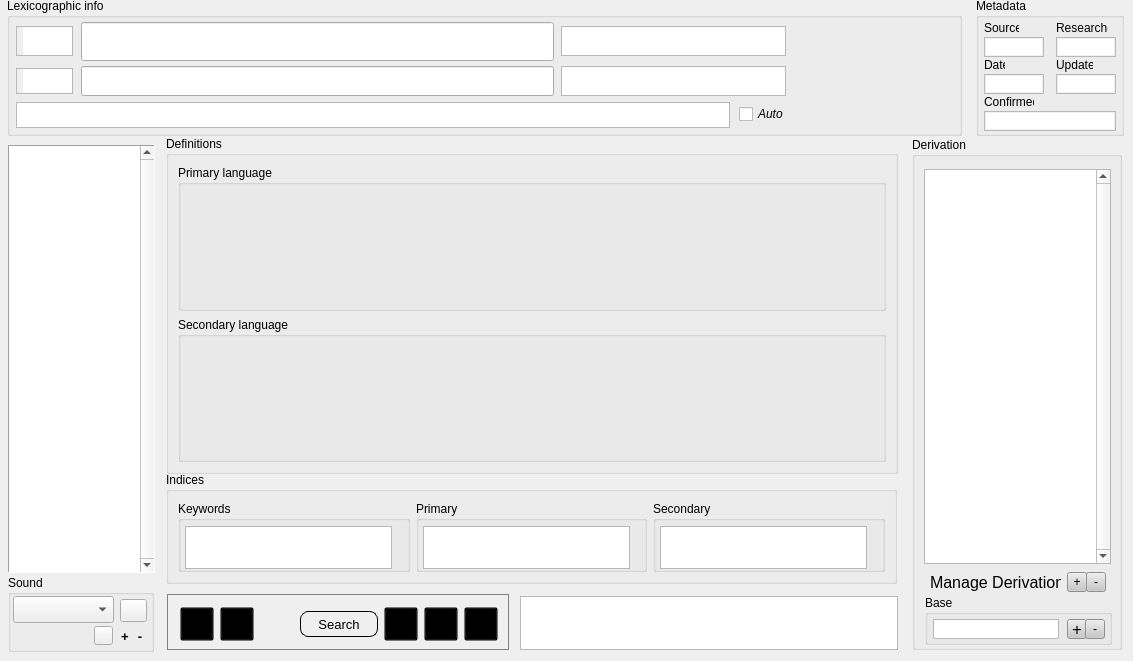
    <widget class="QWidget" name="lexicon">
     <attribute name="title">
      <string>Lexicon</string>
     </attribute>
     <widget class="QFrame" name="lControlBar">
      <property name="geometry">
       <rect>
        <x>167</x>
        <y>594</y>
        <width>342</width>
        <height>56</height>
       </rect>
      </property>
      <property name="sizePolicy">
       <sizepolicy hsizetype="Fixed" vsizetype="Fixed">
        <horstretch>0</horstretch>
        <verstretch>0</verstretch>
       </sizepolicy>
      </property>
      <property name="styleSheet">
       <string notr="true">QFrame {
  border: 1px solid gray;
  
	border-image: url(:/new/ControlPanel.png);
}

QPushButton {
     border: 1px solid black;
     border-radius: 8px;
     min-width: 76px;
	 min-height: 24px;
     max-width: 76px;
	 max-height: 24px;
}

QPushButton:pressed {
     border: 2px solid black;
     border-radius: 8px;
}

QToolButton {
    background: transparent;
     min-width: 32px;
	 min-height: 32px;
     max-width: 32px;
	 max-height: 32px;
}

QToolButton:pressed {
	border: 3px red;
}</string>
      </property>
      <property name="frameShape">
       <enum>QFrame::StyledPanel</enum>
      </property>
      <property name="frameShadow">
       <enum>QFrame::Sunken</enum>
      </property>
      <widget class="QToolButton" name="lBeginBtn">
       <property name="geometry">
        <rect>
         <x>13</x>
         <y>13</y>
         <width>32</width>
         <height>32</height>
        </rect>
       </property>
       <property name="font">
        <font>
         <pointsize>28</pointsize>
        </font>
       </property>
       <property name="toolTip">
        <string>go to first card of lexicon</string>
       </property>
       <property name="autoFillBackground">
        <bool>false</bool>
       </property>
       <property name="styleSheet">
        <string notr="true">QToolButton {
	border-image: url(:/new/BeginBtn2.png);
}</string>
       </property>
       <property name="text">
        <string/>
       </property>
      </widget>
      <widget class="QToolButton" name="lPrevBtn">
       <property name="geometry">
        <rect>
         <x>53</x>
         <y>13</y>
         <width>32</width>
         <height>32</height>
        </rect>
       </property>
       <property name="toolTip">
        <string>go to previous card of lexicon</string>
       </property>
       <property name="styleSheet">
        <string notr="true">QToolButton {
	border-image: url(:/new/PrevBtn.png);
}</string>
       </property>
       <property name="text">
        <string/>
       </property>
      </widget>
      <widget class="QToolButton" name="lRtnBtn">
       <property name="geometry">
        <rect>
         <x>93</x>
         <y>13</y>
         <width>32</width>
         <height>32</height>
        </rect>
       </property>
       <property name="toolTip">
        <string>go back</string>
       </property>
       <property name="styleSheet">
        <string notr="true">QToolButton {
	border-image: url(:/new/RtnBtn.png);
}</string>
       </property>
       <property name="text">
        <string/>
       </property>
       <property name="autoRaise">
        <bool>true</bool>
       </property>
      </widget>
      <widget class="QPushButton" name="lAdvancedSearch">
       <property name="geometry">
        <rect>
         <x>133</x>
         <y>17</y>
         <width>78</width>
         <height>26</height>
        </rect>
       </property>
       <property name="font">
        <font>
         <pointsize>10</pointsize>
         <weight>50</weight>
         <italic>false</italic>
         <bold>false</bold>
        </font>
       </property>
       <property name="toolTip">
        <string>advanced search</string>
       </property>
       <property name="styleSheet">
        <string notr="true">QPushButton {
	border-image: url(:/new/PushBtn.png);
}</string>
       </property>
       <property name="text">
        <string>Search</string>
       </property>
      </widget>
      <widget class="QToolButton" name="lNextBtn">
       <property name="geometry">
        <rect>
         <x>257</x>
         <y>13</y>
         <width>32</width>
         <height>32</height>
        </rect>
       </property>
       <property name="toolTip">
        <string>go to next card of lexicon</string>
       </property>
       <property name="styleSheet">
        <string notr="true">QToolButton {
	border-image: url(:/new/NextBtn.png);
}</string>
       </property>
       <property name="text">
        <string/>
       </property>
       <property name="popupMode">
        <enum>QToolButton::DelayedPopup</enum>
       </property>
       <property name="arrowType">
        <enum>Qt::NoArrow</enum>
       </property>
      </widget>
      <widget class="QToolButton" name="lEndBtn">
       <property name="geometry">
        <rect>
         <x>297</x>
         <y>13</y>
         <width>32</width>
         <height>32</height>
        </rect>
       </property>
       <property name="toolTip">
        <string>go to last cd of lexicon</string>
       </property>
       <property name="styleSheet">
        <string notr="true">QToolButton {
	border-image: url(:/new/EndBtn.png);
}</string>
       </property>
       <property name="text">
        <string/>
       </property>
      </widget>
      <widget class="QToolButton" name="lFwdBtn">
       <property name="geometry">
        <rect>
         <x>217</x>
         <y>13</y>
         <width>32</width>
         <height>32</height>
        </rect>
       </property>
       <property name="minimumSize">
        <size>
         <width>32</width>
         <height>32</height>
        </size>
       </property>
       <property name="maximumSize">
        <size>
         <width>32</width>
         <height>32</height>
        </size>
       </property>
       <property name="toolTip">
        <string>go forward</string>
       </property>
       <property name="styleSheet">
        <string notr="true">QToolButton {
	border-image: url(:/new/FwdBtn.png);
}

</string>
       </property>
       <property name="text">
        <string/>
       </property>
      </widget>
     </widget>
     <widget class="QListView" name="lLexNav">
      <property name="geometry">
       <rect>
        <x>8</x>
        <y>145</y>
        <width>147</width>
        <height>428</height>
       </rect>
      </property>
      <property name="toolTip">
       <string>find lexical entry</string>
      </property>
      <property name="frameShape">
       <enum>QFrame::Panel</enum>
      </property>
      <property name="verticalScrollBarPolicy">
       <enum>Qt::ScrollBarAlwaysOn</enum>
      </property>
      <property name="horizontalScrollBarPolicy">
       <enum>Qt::ScrollBarAlwaysOff</enum>
      </property>
      <property name="alternatingRowColors">
       <bool>true</bool>
      </property>
     </widget>
     <widget class="QGroupBox" name="lHeader">
      <property name="geometry">
       <rect>
        <x>7</x>
        <y>-2</y>
        <width>955</width>
        <height>138</height>
       </rect>
      </property>
      <property name="styleSheet">
       <string notr="true">QLineEdit {
    padding-left: 3px;
}</string>
      </property>
      <property name="title">
       <string>Lexicographic info</string>
      </property>
      <widget class="QLineEdit" name="lOrthography">
       <property name="geometry">
        <rect>
         <x>74</x>
         <y>24</y>
         <width>473</width>
         <height>39</height>
        </rect>
       </property>
       <property name="font">
        <font>
         <pointsize>18</pointsize>
        </font>
       </property>
       <property name="toolTip">
        <string>orthographic form</string>
       </property>
      </widget>
      <widget class="QLineEdit" name="lIPA">
       <property name="geometry">
        <rect>
         <x>74</x>
         <y>68</y>
         <width>473</width>
         <height>30</height>
        </rect>
       </property>
       <property name="font">
        <font>
         <pointsize>12</pointsize>
        </font>
       </property>
       <property name="toolTip">
        <string>phonemic form</string>
       </property>
      </widget>
      <widget class="QTextEdit" name="lPOS">
       <property name="geometry">
        <rect>
         <x>9</x>
         <y>28</y>
         <width>57</width>
         <height>30</height>
        </rect>
       </property>
       <property name="font">
        <font>
         <pointsize>12</pointsize>
        </font>
       </property>
       <property name="toolTip">
        <string>part of speech</string>
       </property>
       <property name="layoutDirection">
        <enum>Qt::LeftToRight</enum>
       </property>
       <property name="styleSheet">
        <string notr="true">padding-left: 6px;</string>
       </property>
      </widget>
      <widget class="QTextEdit" name="lLiteral">
       <property name="geometry">
        <rect>
         <x>9</x>
         <y>104</y>
         <width>714</width>
         <height>26</height>
        </rect>
       </property>
       <property name="font">
        <font>
         <pointsize>10</pointsize>
        </font>
       </property>
       <property name="toolTip">
        <string>literal gloss/morphological breakdown</string>
       </property>
      </widget>
      <widget class="QTextEdit" name="lDialect">
       <property name="geometry">
        <rect>
         <x>554</x>
         <y>28</y>
         <width>225</width>
         <height>30</height>
        </rect>
       </property>
       <property name="font">
        <font>
         <pointsize>11</pointsize>
        </font>
       </property>
       <property name="contextMenuPolicy">
        <enum>Qt::CustomContextMenu</enum>
       </property>
       <property name="toolTip">
        <string>dialectal information. 
Use the format: Cdn. (US. soda)

For expressions known for only one
dialect, simply give the dialect name
without an alternative. Separate
multiple entries with a semi-colon.</string>
       </property>
       <property name="readOnly">
        <bool>false</bool>
       </property>
      </widget>
      <widget class="QCheckBox" name="lAutoBtn">
       <property name="geometry">
        <rect>
         <x>732</x>
         <y>106</y>
         <width>48</width>
         <height>20</height>
        </rect>
       </property>
       <property name="font">
        <font>
         <pointsize>9</pointsize>
         <italic>true</italic>
        </font>
       </property>
       <property name="toolTip">
        <string>link orthographic and phonemic transcriptions</string>
       </property>
       <property name="autoFillBackground">
        <bool>false</bool>
       </property>
       <property name="text">
        <string>Auto</string>
       </property>
      </widget>
      <widget class="QTextEdit" name="lRegister">
       <property name="geometry">
        <rect>
         <x>9</x>
         <y>70</y>
         <width>57</width>
         <height>26</height>
        </rect>
       </property>
       <property name="font">
        <font>
         <pointsize>10</pointsize>
        </font>
       </property>
       <property name="toolTip">
        <string>register (e.g., archaic, vulgar, etc.)</string>
       </property>
       <property name="layoutDirection">
        <enum>Qt::LeftToRight</enum>
       </property>
       <property name="styleSheet">
        <string notr="true">padding-left: 6px;</string>
       </property>
      </widget>
      <widget class="QTextEdit" name="lBrrw">
       <property name="geometry">
        <rect>
         <x>554</x>
         <y>68</y>
         <width>225</width>
         <height>30</height>
        </rect>
       </property>
       <property name="font">
        <font>
         <pointsize>11</pointsize>
        </font>
       </property>
       <property name="contextMenuPolicy">
        <enum>Qt::CustomContextMenu</enum>
       </property>
       <property name="toolTip">
        <string>source of borrowed forms.
Use the format: Sp. “nena”</string>
       </property>
       <property name="readOnly">
        <bool>false</bool>
       </property>
      </widget>
     </widget>
     <widget class="QGroupBox" name="lMetadataBox">
      <property name="geometry">
       <rect>
        <x>976</x>
        <y>-2</y>
        <width>148</width>
        <height>138</height>
       </rect>
      </property>
      <property name="sizePolicy">
       <sizepolicy hsizetype="Fixed" vsizetype="Fixed">
        <horstretch>0</horstretch>
        <verstretch>0</verstretch>
       </sizepolicy>
      </property>
      <property name="styleSheet">
       <string notr="true">QPlainTextEdit {
    fontsize: 9;
    border-radius: 0pts;
    max-height: 16px;
    min-width: 45px;
    min-height: 16px;
    padding: 1px;
}</string>
      </property>
      <property name="title">
       <string>Metadata</string>
      </property>
      <widget class="QLabel" name="lLabelSource">
       <property name="geometry">
        <rect>
         <x>8</x>
         <y>22</y>
         <width>35</width>
         <height>16</height>
        </rect>
       </property>
       <property name="font">
        <font>
         <pointsize>9</pointsize>
        </font>
       </property>
       <property name="text">
        <string>Source</string>
       </property>
      </widget>
      <widget class="QLabel" name="lLabelDate">
       <property name="geometry">
        <rect>
         <x>8</x>
         <y>59</y>
         <width>21</width>
         <height>16</height>
        </rect>
       </property>
       <property name="font">
        <font>
         <pointsize>9</pointsize>
        </font>
       </property>
       <property name="text">
        <string>Date</string>
       </property>
      </widget>
      <widget class="QLabel" name="lLabelResearcher">
       <property name="geometry">
        <rect>
         <x>80</x>
         <y>22</y>
         <width>52</width>
         <height>16</height>
        </rect>
       </property>
       <property name="font">
        <font>
         <pointsize>9</pointsize>
        </font>
       </property>
       <property name="text">
        <string>Researcher</string>
       </property>
      </widget>
      <widget class="QLabel" name="lLabelConfirmed">
       <property name="geometry">
        <rect>
         <x>8</x>
         <y>96</y>
         <width>50</width>
         <height>16</height>
        </rect>
       </property>
       <property name="font">
        <font>
         <pointsize>9</pointsize>
        </font>
       </property>
       <property name="text">
        <string>Confirmed</string>
       </property>
      </widget>
      <widget class="QLabel" name="lLabelUpdated">
       <property name="geometry">
        <rect>
         <x>80</x>
         <y>59</y>
         <width>37</width>
         <height>16</height>
        </rect>
       </property>
       <property name="font">
        <font>
         <pointsize>9</pointsize>
        </font>
       </property>
       <property name="text">
        <string>Updated</string>
       </property>
      </widget>
      <widget class="QPlainTextEdit" name="lSource">
       <property name="geometry">
        <rect>
         <x>8</x>
         <y>39</y>
         <width>60</width>
         <height>18</height>
        </rect>
       </property>
       <property name="font">
        <font>
         <pointsize>9</pointsize>
         <weight>50</weight>
         <italic>false</italic>
         <bold>false</bold>
        </font>
       </property>
       <property name="toolTip">
        <string>original speaker source</string>
       </property>
       <property name="verticalScrollBarPolicy">
        <enum>Qt::ScrollBarAlwaysOff</enum>
       </property>
       <property name="horizontalScrollBarPolicy">
        <enum>Qt::ScrollBarAlwaysOff</enum>
       </property>
      </widget>
      <widget class="QPlainTextEdit" name="lResearcher">
       <property name="geometry">
        <rect>
         <x>80</x>
         <y>39</y>
         <width>60</width>
         <height>18</height>
        </rect>
       </property>
       <property name="font">
        <font>
         <pointsize>9</pointsize>
         <weight>50</weight>
         <italic>false</italic>
         <bold>false</bold>
        </font>
       </property>
       <property name="toolTip">
        <string>person who collected form</string>
       </property>
       <property name="verticalScrollBarPolicy">
        <enum>Qt::ScrollBarAlwaysOff</enum>
       </property>
       <property name="horizontalScrollBarPolicy">
        <enum>Qt::ScrollBarAlwaysOff</enum>
       </property>
      </widget>
      <widget class="QPlainTextEdit" name="lDate">
       <property name="geometry">
        <rect>
         <x>8</x>
         <y>76</y>
         <width>60</width>
         <height>18</height>
        </rect>
       </property>
       <property name="font">
        <font>
         <pointsize>8</pointsize>
         <weight>50</weight>
         <italic>false</italic>
         <bold>false</bold>
        </font>
       </property>
       <property name="toolTip">
        <string>date entered/date collected.
yyyy–MM–dd format recommended</string>
       </property>
       <property name="verticalScrollBarPolicy">
        <enum>Qt::ScrollBarAlwaysOff</enum>
       </property>
       <property name="horizontalScrollBarPolicy">
        <enum>Qt::ScrollBarAlwaysOff</enum>
       </property>
      </widget>
      <widget class="QPlainTextEdit" name="lConfirmed">
       <property name="geometry">
        <rect>
         <x>8</x>
         <y>113</y>
         <width>132</width>
         <height>18</height>
        </rect>
       </property>
       <property name="font">
        <font>
         <pointsize>9</pointsize>
         <weight>50</weight>
         <italic>false</italic>
         <bold>false</bold>
        </font>
       </property>
       <property name="toolTip">
        <string>additional confirmations</string>
       </property>
       <property name="verticalScrollBarPolicy">
        <enum>Qt::ScrollBarAlwaysOff</enum>
       </property>
       <property name="horizontalScrollBarPolicy">
        <enum>Qt::ScrollBarAlwaysOff</enum>
       </property>
      </widget>
      <widget class="QPlainTextEdit" name="lUpdated">
       <property name="geometry">
        <rect>
         <x>80</x>
         <y>76</y>
         <width>60</width>
         <height>18</height>
        </rect>
       </property>
       <property name="font">
        <font>
         <pointsize>8</pointsize>
         <weight>50</weight>
         <italic>false</italic>
         <bold>false</bold>
        </font>
       </property>
       <property name="toolTip">
        <string>date last updated</string>
       </property>
       <property name="verticalScrollBarPolicy">
        <enum>Qt::ScrollBarAlwaysOff</enum>
       </property>
       <property name="horizontalScrollBarPolicy">
        <enum>Qt::ScrollBarAlwaysOff</enum>
       </property>
       <property name="readOnly">
        <bool>true</bool>
       </property>
      </widget>
     </widget>
     <widget class="QGroupBox" name="lIndexBox">
      <property name="geometry">
       <rect>
        <x>166</x>
        <y>472</y>
        <width>731</width>
        <height>112</height>
       </rect>
      </property>
      <property name="title">
       <string>Indices</string>
      </property>
      <layout class="QHBoxLayout" name="horizontalLayout_3">
       <item>
        <widget class="QGroupBox" name="lKeywordsBox">
         <property name="autoFillBackground">
          <bool>false</bool>
         </property>
         <property name="title">
          <string>Keywords</string>
         </property>
         <widget class="QPlainTextEdit" name="lKeywordIndex">
          <property name="geometry">
           <rect>
            <x>7</x>
            <y>25</y>
            <width>207</width>
            <height>43</height>
           </rect>
          </property>
          <property name="toolTip">
           <string>keywords/semantic fields</string>
          </property>
         </widget>
        </widget>
       </item>
       <item>
        <widget class="QGroupBox" name="lPrimaryIndexBox">
         <property name="title">
          <string>Primary</string>
         </property>
         <widget class="QPlainTextEdit" name="lPrimaryIndex">
          <property name="geometry">
           <rect>
            <x>7</x>
            <y>25</y>
            <width>207</width>
            <height>43</height>
           </rect>
          </property>
          <property name="toolTip">
           <string notr="true" extracomment="index keys in primary language">index keys in primary language</string>
          </property>
         </widget>
        </widget>
       </item>
       <item>
        <widget class="QGroupBox" name="lSecondaryIndexBox">
         <property name="title">
          <string>Secondary</string>
         </property>
         <widget class="QPlainTextEdit" name="lSecondaryIndex">
          <property name="geometry">
           <rect>
            <x>7</x>
            <y>25</y>
            <width>207</width>
            <height>43</height>
           </rect>
          </property>
          <property name="minimumSize">
           <size>
            <width>122</width>
            <height>0</height>
           </size>
          </property>
          <property name="toolTip">
           <string>index keys in secondary language</string>
          </property>
         </widget>
        </widget>
       </item>
      </layout>
     </widget>
     <widget class="QGroupBox" name="lDefBox">
      <property name="geometry">
       <rect>
        <x>166</x>
        <y>136</y>
        <width>732</width>
        <height>338</height>
       </rect>
      </property>
      <property name="styleSheet">
       <string notr="true"/>
      </property>
      <property name="title">
       <string>Definitions</string>
      </property>
      <layout class="QVBoxLayout" name="verticalLayout">
       <item>
        <widget class="QGroupBox" name="lL1Box">
         <property name="title">
          <string>Primary language</string>
         </property>
        </widget>
       </item>
       <item>
        <widget class="QGroupBox" name="lL2Box">
         <property name="title">
          <string>Secondary language</string>
         </property>
        </widget>
       </item>
      </layout>
     </widget>
     <widget class="QGroupBox" name="lSoundBox">
      <property name="geometry">
       <rect>
        <x>8</x>
        <y>575</y>
        <width>146</width>
        <height>77</height>
       </rect>
      </property>
      <property name="styleSheet">
       <string notr="true">QToolButton {
    background: auto;
}</string>
      </property>
      <property name="title">
       <string>Sound</string>
      </property>
      <widget class="QComboBox" name="lRecordings">
       <property name="geometry">
        <rect>
         <x>5</x>
         <y>21</y>
         <width>101</width>
         <height>27</height>
        </rect>
       </property>
       <property name="font">
        <font>
         <pointsize>10</pointsize>
        </font>
       </property>
       <property name="toolTip">
        <string>recordings</string>
       </property>
       <property name="insertPolicy">
        <enum>QComboBox::InsertAtTop</enum>
       </property>
      </widget>
      <widget class="QToolButton" name="lPlaySoundBtn">
       <property name="geometry">
        <rect>
         <x>112</x>
         <y>24</y>
         <width>27</width>
         <height>23</height>
        </rect>
       </property>
       <property name="toolTip">
        <string>play recording</string>
       </property>
       <property name="styleSheet">
        <string notr="true">QToolButton {
	border-image: url(:/new/SpeakerBtn.png);
}</string>
       </property>
       <property name="text">
        <string/>
       </property>
      </widget>
      <widget class="QLabel" name="lSoundFileMeta">
       <property name="geometry">
        <rect>
         <x>8</x>
         <y>52</y>
         <width>71</width>
         <height>21</height>
        </rect>
       </property>
       <property name="font">
        <font>
         <pointsize>9</pointsize>
        </font>
       </property>
       <property name="toolTip">
        <string>speaker info for recording</string>
       </property>
       <property name="styleSheet">
        <string notr="true"/>
       </property>
      </widget>
      <widget class="QToolButton" name="lSoundMetaBtn">
       <property name="geometry">
        <rect>
         <x>86</x>
         <y>51</y>
         <width>19</width>
         <height>19</height>
        </rect>
       </property>
       <property name="toolTip">
        <string>metadata</string>
       </property>
       <property name="styleSheet">
        <string notr="true">QToolButton {

	border-image: url(:/new/infoBtn.png);
}</string>
       </property>
      </widget>
      <widget class="QToolButton" name="lAddEgBtn">
       <property name="geometry">
        <rect>
         <x>109</x>
         <y>53</y>
         <width>16</width>
         <height>16</height>
        </rect>
       </property>
       <property name="font">
        <font>
         <pointsize>10</pointsize>
         <weight>75</weight>
         <bold>true</bold>
        </font>
       </property>
       <property name="toolTip">
        <string>add media file</string>
       </property>
       <property name="autoFillBackground">
        <bool>false</bool>
       </property>
       <property name="styleSheet">
        <string notr="true"/>
       </property>
       <property name="text">
        <string>+</string>
       </property>
       <property name="toolButtonStyle">
        <enum>Qt::ToolButtonTextOnly</enum>
       </property>
       <property name="autoRaise">
        <bool>true</bool>
       </property>
      </widget>
      <widget class="QToolButton" name="lDelEgBtn">
       <property name="geometry">
        <rect>
         <x>124</x>
         <y>53</y>
         <width>16</width>
         <height>16</height>
        </rect>
       </property>
       <property name="font">
        <font>
         <pointsize>10</pointsize>
         <weight>75</weight>
         <bold>true</bold>
        </font>
       </property>
       <property name="toolTip">
        <string>delete media file</string>
       </property>
       <property name="styleSheet">
        <string notr="true"/>
       </property>
       <property name="text">
        <string>-</string>
       </property>
       <property name="toolButtonStyle">
        <enum>Qt::ToolButtonTextOnly</enum>
       </property>
       <property name="autoRaise">
        <bool>true</bool>
       </property>
      </widget>
     </widget>
     <widget class="QTextEdit" name="lNotes">
      <property name="geometry">
       <rect>
        <x>520</x>
        <y>596</y>
        <width>378</width>
        <height>54</height>
       </rect>
      </property>
      <property name="toolTip">
       <string>comments</string>
      </property>
     </widget>
     <widget class="QGroupBox" name="lDerivationBox">
      <property name="geometry">
       <rect>
        <x>912</x>
        <y>137</y>
        <width>210</width>
        <height>513</height>
       </rect>
      </property>
      <property name="styleSheet">
       <string notr="true">QToolButton {
	min-height: 15px;
	min-width: 18px;
	max-height: 15px;
	max-width: 18px;
	padding-bottom: 3px;
	font: 75 13pt &quot;Lucida Grande&quot;;
	background-color: rgb(200, 200, 200);
}

QPushButton {
	max-height: 15px;
    min-width: 35px;
	max-width: 35px;
	border-radius: 0px;
	border: 1px;
	border-color: rgb(0, 0, 0);
	background-color: rgb(190, 190, 190);
}
</string>
      </property>
      <property name="title">
       <string>Derivation</string>
      </property>
      <widget class="QListWidget" name="lDerivatives">
       <property name="geometry">
        <rect>
         <x>12</x>
         <y>32</y>
         <width>187</width>
         <height>395</height>
        </rect>
       </property>
       <property name="font">
        <font>
         <pointsize>10</pointsize>
        </font>
       </property>
       <property name="verticalScrollBarPolicy">
        <enum>Qt::ScrollBarAlwaysOn</enum>
       </property>
       <property name="horizontalScrollBarPolicy">
        <enum>Qt::ScrollBarAlwaysOff</enum>
       </property>
      </widget>
      <widget class="QGroupBox" name="DerToolBox">
       <property name="geometry">
        <rect>
         <x>13</x>
         <y>458</y>
         <width>187</width>
         <height>50</height>
        </rect>
       </property>
       <property name="styleSheet">
        <string notr="true"/>
       </property>
       <property name="title">
        <string>Base</string>
       </property>
       <widget class="QToolButton" name="lRadicalBtn">
        <property name="geometry">
         <rect>
          <x>142</x>
          <y>24</y>
          <width>20</width>
          <height>20</height>
         </rect>
        </property>
        <property name="font">
         <font>
          <family>Lucida Grande</family>
          <pointsize>13</pointsize>
          <weight>9</weight>
          <italic>false</italic>
          <bold>false</bold>
         </font>
        </property>
        <property name="toolTip">
         <string>add link to base
of entry word</string>
        </property>
        <property name="styleSheet">
         <string notr="true"/>
        </property>
        <property name="text">
         <string>+</string>
        </property>
       </widget>
       <widget class="QToolButton" name="lBreakLnkBtn">
        <property name="geometry">
         <rect>
          <x>160</x>
          <y>24</y>
          <width>20</width>
          <height>20</height>
         </rect>
        </property>
        <property name="toolTip">
         <string>break link to base</string>
        </property>
        <property name="text">
         <string>-</string>
        </property>
       </widget>
       <widget class="QListWidget" name="lBase">
        <property name="geometry">
         <rect>
          <x>8</x>
          <y>24</y>
          <width>126</width>
          <height>20</height>
         </rect>
        </property>
        <property name="font">
         <font>
          <pointsize>12</pointsize>
         </font>
        </property>
        <property name="toolTip">
         <string>click to go to
entry for base</string>
        </property>
        <property name="autoFillBackground">
         <bool>true</bool>
        </property>
        <property name="autoScroll">
         <bool>false</bool>
        </property>
       </widget>
      </widget>
      <widget class="QToolButton" name="lAddDerBtn">
       <property name="geometry">
        <rect>
         <x>155</x>
         <y>435</y>
         <width>20</width>
         <height>20</height>
        </rect>
       </property>
       <property name="toolTip">
        <string>add derivative</string>
       </property>
       <property name="text">
        <string>+</string>
       </property>
      </widget>
      <widget class="QToolButton" name="lRemoveDerBtn">
       <property name="geometry">
        <rect>
         <x>174</x>
         <y>435</y>
         <width>20</width>
         <height>20</height>
        </rect>
       </property>
       <property name="toolTip">
        <string>remove derivative</string>
       </property>
       <property name="text">
        <string>-</string>
       </property>
      </widget>
      <widget class="QLabel" name="label_8">
       <property name="geometry">
        <rect>
         <x>18</x>
         <y>435</y>
         <width>131</width>
         <height>20</height>
        </rect>
       </property>
       <property name="font">
        <font>
         <pointsize>12</pointsize>
        </font>
       </property>
       <property name="text">
        <string>Manage Derivations:</string>
       </property>
      </widget>
     </widget>
    </widget>
